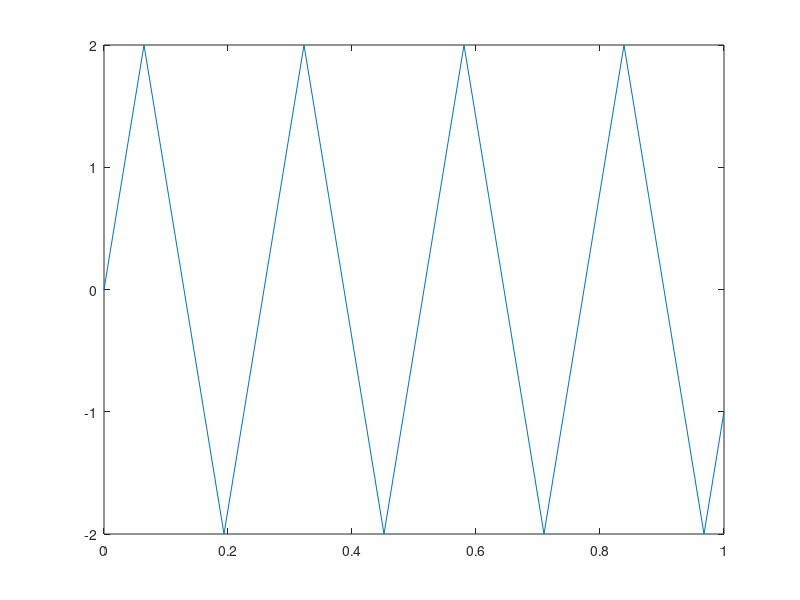

This figure's MATLAB source:
t=0:1:32

x=[0,1,2,1,0,-1,-2,-1,0,1,2,1,0,-1,-2,-1,0,1,2,1,0,-1,-2,-1,0,1,2,1,0,-1,-2,-1]

w=fft(x,32);
subplot(111);
fx=linspace(0,1,32);
w
plot(fx,x)